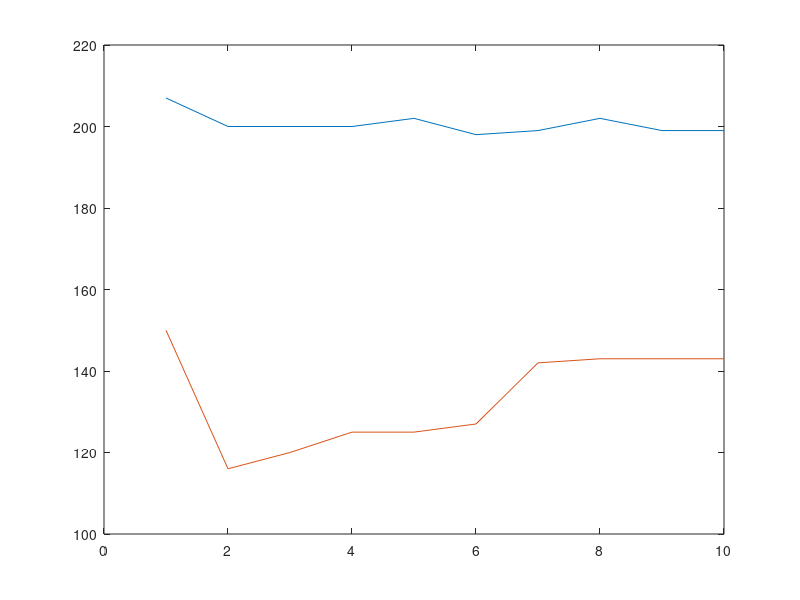

Write the MATLAB code that produced this figure.
a = [1 207;
    2 200;
    3 200;
    4 200;
    5 202;
    6 198;
    7 199;
    8 202;
    9 199;
    10 199];

b = [1 150;
    2 116;
    3 120;
    4 125;
    5 125;
    6 127;
    7 142;
    8 143;
    9 143;
    10 143];

plot(a(:,1),a(:,2))
hold on
plot(b(:,1),b(:,2))
   
    
 